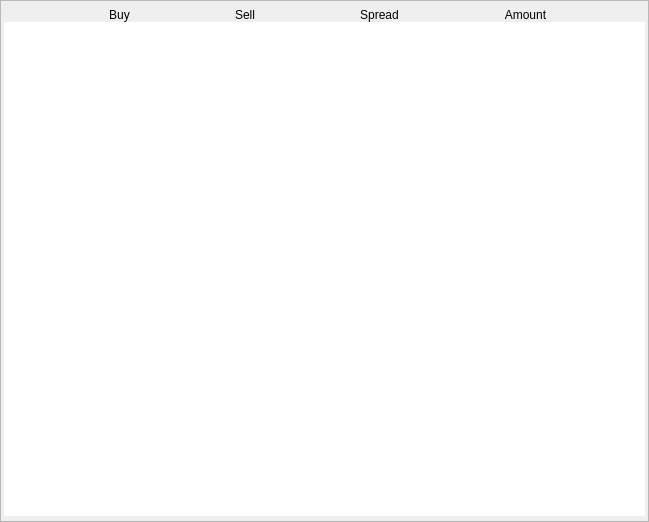
<?xml version="1.0" encoding="UTF-8"?>
<ui version="4.0">
 <class>ChartsView</class>
 <widget class="QWidget" name="ChartsView">
  <property name="geometry">
   <rect>
    <x>0</x>
    <y>0</y>
    <width>649</width>
    <height>522</height>
   </rect>
  </property>
  <property name="minimumSize">
   <size>
    <width>400</width>
    <height>200</height>
   </size>
  </property>
  <property name="windowTitle">
   <string>Form</string>
  </property>
  <property name="styleSheet">
   <string notr="true"/>
  </property>
  <layout class="QVBoxLayout" name="verticalLayout">
   <property name="spacing">
    <number>0</number>
   </property>
   <property name="leftMargin">
    <number>0</number>
   </property>
   <property name="topMargin">
    <number>0</number>
   </property>
   <property name="rightMargin">
    <number>0</number>
   </property>
   <property name="bottomMargin">
    <number>0</number>
   </property>
   <item>
    <widget class="QFrame" name="chartsBorder">
     <property name="styleSheet">
      <string notr="true"/>
     </property>
     <property name="frameShape">
      <enum>QFrame::StyledPanel</enum>
     </property>
     <property name="frameShadow">
      <enum>QFrame::Raised</enum>
     </property>
     <layout class="QGridLayout" name="gridLayout">
      <property name="leftMargin">
       <number>3</number>
      </property>
      <property name="topMargin">
       <number>7</number>
      </property>
      <property name="rightMargin">
       <number>3</number>
      </property>
      <property name="bottomMargin">
       <number>5</number>
      </property>
      <property name="spacing">
       <number>0</number>
      </property>
      <item row="1" column="2">
       <widget class="QGraphicsView" name="rightGraphicsView">
        <property name="styleSheet">
         <string notr="true">border:0px</string>
        </property>
        <property name="verticalScrollBarPolicy">
         <enum>Qt::ScrollBarAlwaysOff</enum>
        </property>
        <property name="horizontalScrollBarPolicy">
         <enum>Qt::ScrollBarAlwaysOff</enum>
        </property>
       </widget>
      </item>
      <item row="2" column="0" colspan="3">
       <widget class="QGraphicsView" name="bottomGraphicsView">
        <property name="styleSheet">
         <string notr="true">border:0px</string>
        </property>
        <property name="verticalScrollBarPolicy">
         <enum>Qt::ScrollBarAlwaysOff</enum>
        </property>
        <property name="horizontalScrollBarPolicy">
         <enum>Qt::ScrollBarAlwaysOff</enum>
        </property>
       </widget>
      </item>
      <item row="1" column="0">
       <widget class="QGraphicsView" name="leftGraphicsView">
        <property name="styleSheet">
         <string notr="true">border:0px</string>
        </property>
        <property name="verticalScrollBarPolicy">
         <enum>Qt::ScrollBarAlwaysOff</enum>
        </property>
        <property name="horizontalScrollBarPolicy">
         <enum>Qt::ScrollBarAlwaysOff</enum>
        </property>
       </widget>
      </item>
      <item row="1" column="1">
       <widget class="QGraphicsView" name="graphicsView">
        <property name="sizePolicy">
         <sizepolicy hsizetype="Expanding" vsizetype="Expanding">
          <horstretch>0</horstretch>
          <verstretch>0</verstretch>
         </sizepolicy>
        </property>
        <property name="styleSheet">
         <string notr="true">border:0px</string>
        </property>
        <property name="verticalScrollBarPolicy">
         <enum>Qt::ScrollBarAlwaysOff</enum>
        </property>
        <property name="horizontalScrollBarPolicy">
         <enum>Qt::ScrollBarAlwaysOff</enum>
        </property>
       </widget>
      </item>
      <item row="0" column="0" colspan="3">
       <widget class="QWidget" name="descriptionWidget" native="true">
        <layout class="QHBoxLayout" name="horizontalLayout">
         <property name="spacing">
          <number>0</number>
         </property>
         <property name="leftMargin">
          <number>0</number>
         </property>
         <property name="topMargin">
          <number>0</number>
         </property>
         <property name="rightMargin">
          <number>0</number>
         </property>
         <property name="bottomMargin">
          <number>0</number>
         </property>
         <item>
          <widget class="QWidget" name="descriptionBuyWidget" native="true">
           <property name="sizePolicy">
            <sizepolicy hsizetype="Maximum" vsizetype="Preferred">
             <horstretch>0</horstretch>
             <verstretch>0</verstretch>
            </sizepolicy>
           </property>
           <layout class="QHBoxLayout" name="horizontalLayout_7">
            <property name="spacing">
             <number>4</number>
            </property>
            <property name="leftMargin">
             <number>0</number>
            </property>
            <property name="topMargin">
             <number>0</number>
            </property>
            <property name="rightMargin">
             <number>0</number>
            </property>
            <property name="bottomMargin">
             <number>0</number>
            </property>
            <item>
             <widget class="QLabel" name="descriptionBuyImgLabel">
              <property name="sizePolicy">
               <sizepolicy hsizetype="Preferred" vsizetype="Preferred">
                <horstretch>0</horstretch>
                <verstretch>0</verstretch>
               </sizepolicy>
              </property>
              <property name="text">
               <string/>
              </property>
              <property name="alignment">
               <set>Qt::AlignCenter</set>
              </property>
             </widget>
            </item>
            <item>
             <widget class="QLabel" name="descriptionBuyLabel">
              <property name="sizePolicy">
               <sizepolicy hsizetype="Preferred" vsizetype="Preferred">
                <horstretch>0</horstretch>
                <verstretch>0</verstretch>
               </sizepolicy>
              </property>
              <property name="text">
               <string>Buy</string>
              </property>
              <property name="alignment">
               <set>Qt::AlignCenter</set>
              </property>
             </widget>
            </item>
           </layout>
          </widget>
         </item>
         <item>
          <widget class="QWidget" name="descriptionSellWidget" native="true">
           <property name="sizePolicy">
            <sizepolicy hsizetype="Maximum" vsizetype="Preferred">
             <horstretch>0</horstretch>
             <verstretch>0</verstretch>
            </sizepolicy>
           </property>
           <layout class="QHBoxLayout" name="horizontalLayout_2">
            <property name="spacing">
             <number>4</number>
            </property>
            <property name="leftMargin">
             <number>0</number>
            </property>
            <property name="topMargin">
             <number>0</number>
            </property>
            <property name="rightMargin">
             <number>0</number>
            </property>
            <property name="bottomMargin">
             <number>0</number>
            </property>
            <item>
             <widget class="QLabel" name="descriptionSellImgLabel">
              <property name="sizePolicy">
               <sizepolicy hsizetype="Preferred" vsizetype="Preferred">
                <horstretch>0</horstretch>
                <verstretch>0</verstretch>
               </sizepolicy>
              </property>
              <property name="text">
               <string/>
              </property>
              <property name="alignment">
               <set>Qt::AlignCenter</set>
              </property>
             </widget>
            </item>
            <item>
             <widget class="QLabel" name="descriptionSellLabel">
              <property name="sizePolicy">
               <sizepolicy hsizetype="Preferred" vsizetype="Preferred">
                <horstretch>0</horstretch>
                <verstretch>0</verstretch>
               </sizepolicy>
              </property>
              <property name="text">
               <string>Sell</string>
              </property>
              <property name="alignment">
               <set>Qt::AlignCenter</set>
              </property>
             </widget>
            </item>
           </layout>
          </widget>
         </item>
         <item>
          <widget class="QWidget" name="descriptionSpreadWidget" native="true">
           <property name="sizePolicy">
            <sizepolicy hsizetype="Maximum" vsizetype="Preferred">
             <horstretch>0</horstretch>
             <verstretch>0</verstretch>
            </sizepolicy>
           </property>
           <layout class="QHBoxLayout" name="horizontalLayout_3">
            <property name="spacing">
             <number>4</number>
            </property>
            <property name="leftMargin">
             <number>0</number>
            </property>
            <property name="topMargin">
             <number>0</number>
            </property>
            <property name="rightMargin">
             <number>0</number>
            </property>
            <property name="bottomMargin">
             <number>0</number>
            </property>
            <item>
             <widget class="QLabel" name="descriptionSpreadImgLabel">
              <property name="sizePolicy">
               <sizepolicy hsizetype="Preferred" vsizetype="Preferred">
                <horstretch>0</horstretch>
                <verstretch>0</verstretch>
               </sizepolicy>
              </property>
              <property name="text">
               <string/>
              </property>
              <property name="alignment">
               <set>Qt::AlignCenter</set>
              </property>
             </widget>
            </item>
            <item>
             <widget class="QLabel" name="descriptionSpreadLabel">
              <property name="sizePolicy">
               <sizepolicy hsizetype="Preferred" vsizetype="Preferred">
                <horstretch>0</horstretch>
                <verstretch>0</verstretch>
               </sizepolicy>
              </property>
              <property name="text">
               <string>Spread</string>
              </property>
              <property name="alignment">
               <set>Qt::AlignCenter</set>
              </property>
             </widget>
            </item>
           </layout>
          </widget>
         </item>
         <item>
          <widget class="QWidget" name="descriptionAmountWidget" native="true">
           <property name="sizePolicy">
            <sizepolicy hsizetype="Maximum" vsizetype="Preferred">
             <horstretch>0</horstretch>
             <verstretch>0</verstretch>
            </sizepolicy>
           </property>
           <layout class="QHBoxLayout" name="horizontalLayout_4">
            <property name="spacing">
             <number>4</number>
            </property>
            <property name="leftMargin">
             <number>0</number>
            </property>
            <property name="topMargin">
             <number>0</number>
            </property>
            <property name="rightMargin">
             <number>0</number>
            </property>
            <property name="bottomMargin">
             <number>0</number>
            </property>
            <item>
             <widget class="QLabel" name="descriptionAmountImgLabel">
              <property name="sizePolicy">
               <sizepolicy hsizetype="Preferred" vsizetype="Preferred">
                <horstretch>0</horstretch>
                <verstretch>0</verstretch>
               </sizepolicy>
              </property>
              <property name="text">
               <string/>
              </property>
              <property name="alignment">
               <set>Qt::AlignCenter</set>
              </property>
             </widget>
            </item>
            <item>
             <widget class="QLabel" name="descriptionAmountLabel">
              <property name="sizePolicy">
               <sizepolicy hsizetype="Preferred" vsizetype="Preferred">
                <horstretch>0</horstretch>
                <verstretch>0</verstretch>
               </sizepolicy>
              </property>
              <property name="text">
               <string>Amount</string>
              </property>
              <property name="alignment">
               <set>Qt::AlignCenter</set>
              </property>
             </widget>
            </item>
           </layout>
          </widget>
         </item>
        </layout>
       </widget>
      </item>
     </layout>
    </widget>
   </item>
  </layout>
 </widget>
 <resources/>
 <connections/>
</ui>
